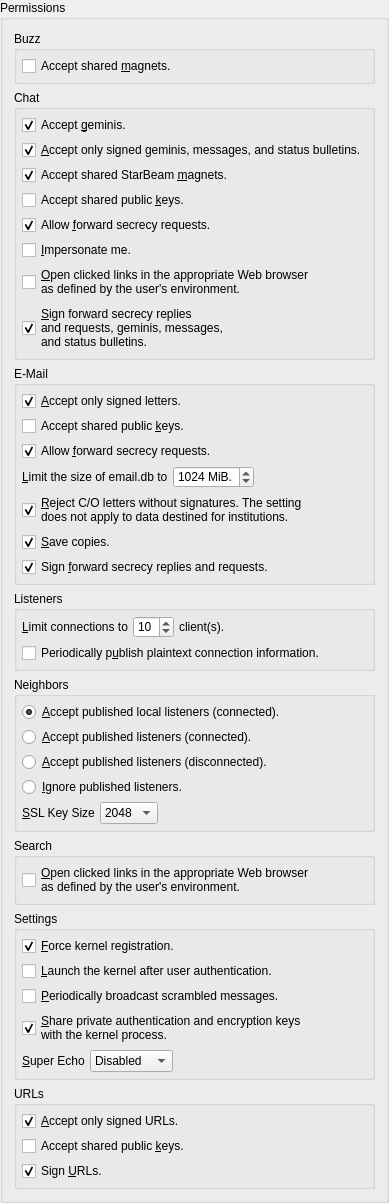
         <widget class="QGroupBox" name="permissions">
          <property name="styleSheet">
           <string notr="true">QGroupBox#permissions:title {background-color: qlineargradient(spread:reflect, x1:0.023, y1:0.988636, x2:0.028, y2:0.011, stop:0 rgba(218, 232, 255, 255), stop:1 rgba(170, 85, 255, 255));}</string>
          </property>
          <property name="title">
           <string>Permissions</string>
          </property>
          <layout class="QVBoxLayout" name="verticalLayout_27">
           <item>
            <widget class="QGroupBox" name="groupBox_4">
             <property name="title">
              <string>Buzz</string>
             </property>
             <layout class="QVBoxLayout" name="verticalLayout_5">
              <property name="spacing">
               <number>5</number>
              </property>
              <property name="leftMargin">
               <number>5</number>
              </property>
              <property name="topMargin">
               <number>5</number>
              </property>
              <property name="rightMargin">
               <number>5</number>
              </property>
              <property name="bottomMargin">
               <number>5</number>
              </property>
              <item>
               <widget class="QCheckBox" name="acceptBuzzMagnets">
                <property name="toolTip">
                 <string>Save valid Buzz magnets shared via direct connections.</string>
                </property>
                <property name="text">
                 <string>Accept shared &amp;magnets.</string>
                </property>
               </widget>
              </item>
             </layout>
            </widget>
           </item>
           <item>
            <widget class="QGroupBox" name="groupBox_3">
             <property name="title">
              <string>Chat</string>
             </property>
             <layout class="QVBoxLayout" name="verticalLayout_6">
              <property name="spacing">
               <number>5</number>
              </property>
              <property name="leftMargin">
               <number>5</number>
              </property>
              <property name="topMargin">
               <number>5</number>
              </property>
              <property name="rightMargin">
               <number>5</number>
              </property>
              <property name="bottomMargin">
               <number>5</number>
              </property>
              <item>
               <widget class="QCheckBox" name="acceptGeminis">
                <property name="text">
                 <string>Accept &amp;geminis.</string>
                </property>
                <property name="checked">
                 <bool>true</bool>
                </property>
               </widget>
              </item>
              <item>
               <widget class="QCheckBox" name="chatAcceptSigned">
                <property name="text">
                 <string>&amp;Accept only signed geminis, messages, and status bulletins.</string>
                </property>
                <property name="checked">
                 <bool>true</bool>
                </property>
               </widget>
              </item>
              <item>
               <widget class="QCheckBox" name="autoAddSharedSBMagnets">
                <property name="sizePolicy">
                 <sizepolicy hsizetype="Minimum" vsizetype="Preferred">
                  <horstretch>0</horstretch>
                  <verstretch>0</verstretch>
                 </sizepolicy>
                </property>
                <property name="text">
                 <string>Accept shared StarBeam &amp;magnets.</string>
                </property>
                <property name="checked">
                 <bool>true</bool>
                </property>
               </widget>
              </item>
              <item>
               <widget class="QCheckBox" name="acceptChatKeys">
                <property name="text">
                 <string>Accept shared public &amp;keys.</string>
                </property>
               </widget>
              </item>
              <item>
               <widget class="QCheckBox" name="chat_fs_request">
                <property name="sizePolicy">
                 <sizepolicy hsizetype="Minimum" vsizetype="Preferred">
                  <horstretch>0</horstretch>
                  <verstretch>0</verstretch>
                 </sizepolicy>
                </property>
                <property name="text">
                 <string>Allow &amp;forward secrecy requests.</string>
                </property>
                <property name="checked">
                 <bool>true</bool>
                </property>
               </widget>
              </item>
              <item>
               <widget class="QCheckBox" name="impersonate">
                <property name="toolTip">
                 <string>Broadcast odd messages at odd times. Please note that this option will advertise your presence.</string>
                </property>
                <property name="text">
                 <string>&amp;Impersonate me.</string>
                </property>
               </widget>
              </item>
              <item>
               <widget class="QCheckBox" name="chatOpenLinks">
                <property name="text">
                 <string>&amp;Open clicked links in the appropriate Web browser
as defined by the user's environment.</string>
                </property>
               </widget>
              </item>
              <item>
               <widget class="QCheckBox" name="chatSignMessages">
                <property name="text">
                 <string>&amp;Sign forward secrecy replies
and requests, geminis, messages,
and status bulletins.</string>
                </property>
                <property name="checked">
                 <bool>true</bool>
                </property>
               </widget>
              </item>
             </layout>
            </widget>
           </item>
           <item>
            <widget class="QGroupBox" name="groupBox_5">
             <property name="title">
              <string>E-Mail</string>
             </property>
             <layout class="QVBoxLayout" name="verticalLayout_8">
              <property name="spacing">
               <number>5</number>
              </property>
              <property name="leftMargin">
               <number>5</number>
              </property>
              <property name="topMargin">
               <number>5</number>
              </property>
              <property name="rightMargin">
               <number>5</number>
              </property>
              <property name="bottomMargin">
               <number>5</number>
              </property>
              <item>
               <widget class="QCheckBox" name="emailAcceptSigned">
                <property name="sizePolicy">
                 <sizepolicy hsizetype="Minimum" vsizetype="Preferred">
                  <horstretch>0</horstretch>
                  <verstretch>0</verstretch>
                 </sizepolicy>
                </property>
                <property name="text">
                 <string>&amp;Accept only signed letters.</string>
                </property>
                <property name="checked">
                 <bool>true</bool>
                </property>
               </widget>
              </item>
              <item>
               <widget class="QCheckBox" name="acceptEmailKeys">
                <property name="sizePolicy">
                 <sizepolicy hsizetype="Minimum" vsizetype="Preferred">
                  <horstretch>0</horstretch>
                  <verstretch>0</verstretch>
                 </sizepolicy>
                </property>
                <property name="text">
                 <string>Accept shared public &amp;keys.</string>
                </property>
               </widget>
              </item>
              <item>
               <widget class="QCheckBox" name="email_fs_request">
                <property name="sizePolicy">
                 <sizepolicy hsizetype="Minimum" vsizetype="Preferred">
                  <horstretch>0</horstretch>
                  <verstretch>0</verstretch>
                 </sizepolicy>
                </property>
                <property name="text">
                 <string>Allow &amp;forward secrecy requests.</string>
                </property>
                <property name="checked">
                 <bool>true</bool>
                </property>
               </widget>
              </item>
              <item>
               <layout class="QHBoxLayout" name="horizontalLayout_63">
                <property name="spacing">
                 <number>5</number>
                </property>
                <item>
                 <widget class="QLabel" name="label_76">
                  <property name="text">
                   <string>&amp;Limit the size of email.db to</string>
                  </property>
                  <property name="buddy">
                   <cstring>maximumEmailFileSize</cstring>
                  </property>
                 </widget>
                </item>
                <item>
                 <widget class="QSpinBox" name="maximumEmailFileSize">
                  <property name="suffix">
                   <string> MiB.</string>
                  </property>
                  <property name="minimum">
                   <number>1</number>
                  </property>
                  <property name="maximum">
                   <number>5000</number>
                  </property>
                  <property name="value">
                   <number>1024</number>
                  </property>
                 </widget>
                </item>
                <item>
                 <spacer name="horizontalSpacer_47">
                  <property name="orientation">
                   <enum>Qt::Horizontal</enum>
                  </property>
                  <property name="sizeHint" stdset="0">
                   <size>
                    <width>40</width>
                    <height>20</height>
                   </size>
                  </property>
                 </spacer>
                </item>
               </layout>
              </item>
              <item>
               <widget class="QCheckBox" name="coAcceptSigned">
                <property name="text">
                 <string>&amp;Reject C/O letters without signatures. The setting
does not apply to data destined for institutions.</string>
                </property>
                <property name="checked">
                 <bool>true</bool>
                </property>
               </widget>
              </item>
              <item>
               <widget class="QCheckBox" name="saveCopy">
                <property name="sizePolicy">
                 <sizepolicy hsizetype="Minimum" vsizetype="Preferred">
                  <horstretch>0</horstretch>
                  <verstretch>0</verstretch>
                 </sizepolicy>
                </property>
                <property name="text">
                 <string>&amp;Save copies.</string>
                </property>
                <property name="checked">
                 <bool>true</bool>
                </property>
               </widget>
              </item>
              <item>
               <widget class="QCheckBox" name="emailSignMessages">
                <property name="sizePolicy">
                 <sizepolicy hsizetype="Minimum" vsizetype="Preferred">
                  <horstretch>0</horstretch>
                  <verstretch>0</verstretch>
                 </sizepolicy>
                </property>
                <property name="toolTip">
                 <string>&lt;html&gt;&lt;head/&gt;&lt;body&gt;&lt;p&gt;The kernel is responsible for signing forward secrecy requests and responses. Please avoid toggling this checkbox until messages have been processed by the kernel.&lt;/p&gt;&lt;/body&gt;&lt;/html&gt;</string>
                </property>
                <property name="text">
                 <string>Sign &amp;forward secrecy replies and requests.</string>
                </property>
                <property name="checked">
                 <bool>true</bool>
                </property>
               </widget>
              </item>
             </layout>
            </widget>
           </item>
           <item>
            <widget class="QGroupBox" name="groupBox_8">
             <property name="title">
              <string>Listeners</string>
             </property>
             <layout class="QVBoxLayout" name="verticalLayout_13">
              <property name="spacing">
               <number>5</number>
              </property>
              <property name="leftMargin">
               <number>5</number>
              </property>
              <property name="topMargin">
               <number>5</number>
              </property>
              <property name="rightMargin">
               <number>5</number>
              </property>
              <property name="bottomMargin">
               <number>5</number>
              </property>
              <item>
               <layout class="QHBoxLayout" name="horizontalLayout_10">
                <property name="spacing">
                 <number>5</number>
                </property>
                <item>
                 <widget class="QLabel" name="label_86">
                  <property name="text">
                   <string>&amp;Limit connections to</string>
                  </property>
                  <property name="buddy">
                   <cstring>limitConnections</cstring>
                  </property>
                 </widget>
                </item>
                <item>
                 <widget class="QSpinBox" name="limitConnections">
                  <property name="toolTip">
                   <string>Limit the number of connections per client IP address.</string>
                  </property>
                  <property name="minimum">
                   <number>1</number>
                  </property>
                  <property name="maximum">
                   <number>50</number>
                  </property>
                  <property name="value">
                   <number>10</number>
                  </property>
                 </widget>
                </item>
                <item>
                 <widget class="QLabel" name="label_96">
                  <property name="text">
                   <string>client(s).</string>
                  </property>
                 </widget>
                </item>
                <item>
                 <spacer name="horizontalSpacer_20">
                  <property name="orientation">
                   <enum>Qt::Horizontal</enum>
                  </property>
                  <property name="sizeHint" stdset="0">
                   <size>
                    <width>40</width>
                    <height>20</height>
                   </size>
                  </property>
                 </spacer>
                </item>
               </layout>
              </item>
              <item>
               <widget class="QCheckBox" name="publishPeriodically">
                <property name="sizePolicy">
                 <sizepolicy hsizetype="Minimum" vsizetype="Preferred">
                  <horstretch>0</horstretch>
                  <verstretch>0</verstretch>
                 </sizepolicy>
                </property>
                <property name="toolTip">
                 <string>&lt;html&gt;&lt;head/&gt;&lt;body&gt;&lt;p&gt;External IP information is required, save for local-area listeners.&lt;/p&gt;&lt;/body&gt;&lt;/html&gt;</string>
                </property>
                <property name="text">
                 <string>Periodically p&amp;ublish plaintext connection information.</string>
                </property>
               </widget>
              </item>
             </layout>
            </widget>
           </item>
           <item>
            <widget class="QGroupBox" name="groupBox_10">
             <property name="title">
              <string>Neighbors</string>
             </property>
             <layout class="QVBoxLayout" name="verticalLayout_15">
              <property name="spacing">
               <number>5</number>
              </property>
              <property name="leftMargin">
               <number>5</number>
              </property>
              <property name="topMargin">
               <number>5</number>
              </property>
              <property name="rightMargin">
               <number>5</number>
              </property>
              <property name="bottomMargin">
               <number>5</number>
              </property>
              <item>
               <widget class="QRadioButton" name="acceptPublishedLocalConnected">
                <property name="sizePolicy">
                 <sizepolicy hsizetype="Minimum" vsizetype="Preferred">
                  <horstretch>0</horstretch>
                  <verstretch>0</verstretch>
                 </sizepolicy>
                </property>
                <property name="text">
                 <string>&amp;Accept published local listeners (connected).</string>
                </property>
                <property name="checked">
                 <bool>true</bool>
                </property>
               </widget>
              </item>
              <item>
               <widget class="QRadioButton" name="acceptPublishedConnected">
                <property name="sizePolicy">
                 <sizepolicy hsizetype="Minimum" vsizetype="Preferred">
                  <horstretch>0</horstretch>
                  <verstretch>0</verstretch>
                 </sizepolicy>
                </property>
                <property name="toolTip">
                 <string>Select this option if you would like to accept and connect to published listeners.</string>
                </property>
                <property name="text">
                 <string>&amp;Accept published listeners (connected).</string>
                </property>
               </widget>
              </item>
              <item>
               <widget class="QRadioButton" name="acceptPublishedDisconnected">
                <property name="sizePolicy">
                 <sizepolicy hsizetype="Minimum" vsizetype="Preferred">
                  <horstretch>0</horstretch>
                  <verstretch>0</verstretch>
                 </sizepolicy>
                </property>
                <property name="toolTip">
                 <string>Select this option if you would like to accept published listeners.</string>
                </property>
                <property name="text">
                 <string>&amp;Accept published listeners (disconnected).</string>
                </property>
                <property name="checked">
                 <bool>false</bool>
                </property>
               </widget>
              </item>
              <item>
               <widget class="QRadioButton" name="ignorePublished">
                <property name="sizePolicy">
                 <sizepolicy hsizetype="Minimum" vsizetype="Preferred">
                  <horstretch>0</horstretch>
                  <verstretch>0</verstretch>
                 </sizepolicy>
                </property>
                <property name="text">
                 <string>&amp;Ignore published listeners.</string>
                </property>
               </widget>
              </item>
              <item>
               <layout class="QHBoxLayout" name="horizontalLayout">
                <property name="spacing">
                 <number>5</number>
                </property>
                <item>
                 <widget class="QLabel" name="label_32">
                  <property name="text">
                   <string>&amp;SSL Key Size</string>
                  </property>
                  <property name="buddy">
                   <cstring>publishedKeySize</cstring>
                  </property>
                 </widget>
                </item>
                <item>
                 <widget class="QComboBox" name="publishedKeySize">
                  <property name="sizeAdjustPolicy">
                   <enum>QComboBox::AdjustToContents</enum>
                  </property>
                  <item>
                   <property name="text">
                    <string>2048</string>
                   </property>
                  </item>
                  <item>
                   <property name="text">
                    <string>3072</string>
                   </property>
                  </item>
                  <item>
                   <property name="text">
                    <string>4096</string>
                   </property>
                  </item>
                 </widget>
                </item>
                <item>
                 <spacer name="horizontalSpacer">
                  <property name="orientation">
                   <enum>Qt::Horizontal</enum>
                  </property>
                  <property name="sizeHint" stdset="0">
                   <size>
                    <width>40</width>
                    <height>20</height>
                   </size>
                  </property>
                 </spacer>
                </item>
               </layout>
              </item>
             </layout>
            </widget>
           </item>
           <item>
            <widget class="QGroupBox" name="groupBox_16">
             <property name="title">
              <string>Search</string>
             </property>
             <layout class="QVBoxLayout" name="verticalLayout_18">
              <property name="spacing">
               <number>5</number>
              </property>
              <property name="leftMargin">
               <number>5</number>
              </property>
              <property name="topMargin">
               <number>5</number>
              </property>
              <property name="rightMargin">
               <number>5</number>
              </property>
              <property name="bottomMargin">
               <number>5</number>
              </property>
              <item>
               <widget class="QCheckBox" name="openlinks">
                <property name="text">
                 <string>&amp;Open clicked links in the appropriate Web browser
as defined by the user's environment.</string>
                </property>
               </widget>
              </item>
             </layout>
            </widget>
           </item>
           <item>
            <widget class="QGroupBox" name="groupBox_11">
             <property name="title">
              <string>Settings</string>
             </property>
             <layout class="QVBoxLayout" name="verticalLayout_16">
              <property name="spacing">
               <number>5</number>
              </property>
              <property name="leftMargin">
               <number>5</number>
              </property>
              <property name="topMargin">
               <number>5</number>
              </property>
              <property name="rightMargin">
               <number>5</number>
              </property>
              <property name="bottomMargin">
               <number>5</number>
              </property>
              <item>
               <widget class="QCheckBox" name="forceRegistration">
                <property name="sizePolicy">
                 <sizepolicy hsizetype="Minimum" vsizetype="Preferred">
                  <horstretch>0</horstretch>
                  <verstretch>0</verstretch>
                 </sizepolicy>
                </property>
                <property name="toolTip">
                 <string>&lt;html&gt;&lt;head/&gt;&lt;body&gt;&lt;p&gt;Please enable this option if you would like to force kernel registration. By forcing kernel registration, an existing kernel process that Spot-On is aware of will be deactivated. You may wish to use this option if a kernel was not deactivated properly.&lt;/p&gt;&lt;/body&gt;&lt;/html&gt;</string>
                </property>
                <property name="text">
                 <string>&amp;Force kernel registration.</string>
                </property>
                <property name="checked">
                 <bool>true</bool>
                </property>
               </widget>
              </item>
              <item>
               <widget class="QCheckBox" name="launchKernel">
                <property name="text">
                 <string>&amp;Launch the kernel after user authentication.</string>
                </property>
               </widget>
              </item>
              <item>
               <widget class="QCheckBox" name="scrambler">
                <property name="sizePolicy">
                 <sizepolicy hsizetype="Minimum" vsizetype="Preferred">
                  <horstretch>0</horstretch>
                  <verstretch>0</verstretch>
                 </sizepolicy>
                </property>
                <property name="toolTip">
                 <string>Please note that this option will advertise your presence.</string>
                </property>
                <property name="text">
                 <string>&amp;Periodically broadcast scrambled messages.</string>
                </property>
               </widget>
              </item>
              <item>
               <widget class="QCheckBox" name="sharePrivateKeys">
                <property name="toolTip">
                 <string>Automatically share the private authentication and encryption keys with a kernel process. If this option is disabled, the user interface will provide reminders.</string>
                </property>
                <property name="text">
                 <string>&amp;Share private authentication and encryption keys
with the kernel process.</string>
                </property>
                <property name="checked">
                 <bool>true</bool>
                </property>
               </widget>
              </item>
              <item>
               <layout class="QHBoxLayout" name="horizontalLayout_23">
                <property name="spacing">
                 <number>5</number>
                </property>
                <item>
                 <widget class="QLabel" name="label_119">
                  <property name="text">
                   <string>&amp;Super Echo</string>
                  </property>
                  <property name="buddy">
                   <cstring>superEcho</cstring>
                  </property>
                 </widget>
                </item>
                <item>
                 <widget class="QComboBox" name="superEcho">
                  <property name="toolTip">
                   <string>&lt;html&gt;&lt;head/&gt;&lt;body&gt;&lt;p&gt;If enabled, messages that are interpreted correctly will be echoed. Please note that this option will advertise your presence. This option does not supersede a half-echo agreement.&lt;/p&gt;&lt;/body&gt;&lt;/html&gt;</string>
                  </property>
                  <property name="currentIndex">
                   <number>1</number>
                  </property>
                  <property name="sizeAdjustPolicy">
                   <enum>QComboBox::AdjustToContents</enum>
                  </property>
                  <item>
                   <property name="text">
                    <string>Complete</string>
                   </property>
                  </item>
                  <item>
                   <property name="text">
                    <string>Disabled</string>
                   </property>
                  </item>
                 </widget>
                </item>
                <item>
                 <spacer name="horizontalSpacer_30">
                  <property name="orientation">
                   <enum>Qt::Horizontal</enum>
                  </property>
                  <property name="sizeHint" stdset="0">
                   <size>
                    <width>40</width>
                    <height>20</height>
                   </size>
                  </property>
                 </spacer>
                </item>
               </layout>
              </item>
             </layout>
            </widget>
           </item>
           <item>
            <widget class="QGroupBox" name="groupBox_15">
             <property name="title">
              <string>URLs</string>
             </property>
             <layout class="QVBoxLayout" name="verticalLayout_21">
              <property name="spacing">
               <number>5</number>
              </property>
              <property name="leftMargin">
               <number>5</number>
              </property>
              <property name="topMargin">
               <number>5</number>
              </property>
              <property name="rightMargin">
               <number>5</number>
              </property>
              <property name="bottomMargin">
               <number>5</number>
              </property>
              <item>
               <widget class="QCheckBox" name="urlAcceptSigned">
                <property name="text">
                 <string>&amp;Accept only signed URLs.</string>
                </property>
                <property name="checked">
                 <bool>true</bool>
                </property>
               </widget>
              </item>
              <item>
               <widget class="QCheckBox" name="acceptUrlKeys">
                <property name="sizePolicy">
                 <sizepolicy hsizetype="Minimum" vsizetype="Preferred">
                  <horstretch>0</horstretch>
                  <verstretch>0</verstretch>
                 </sizepolicy>
                </property>
                <property name="text">
                 <string>Accept shared public &amp;keys.</string>
                </property>
               </widget>
              </item>
              <item>
               <widget class="QCheckBox" name="urlSignMessages">
                <property name="text">
                 <string>Sign &amp;URLs.</string>
                </property>
                <property name="checked">
                 <bool>true</bool>
                </property>
               </widget>
              </item>
             </layout>
            </widget>
           </item>
          </layout>
         </widget>
